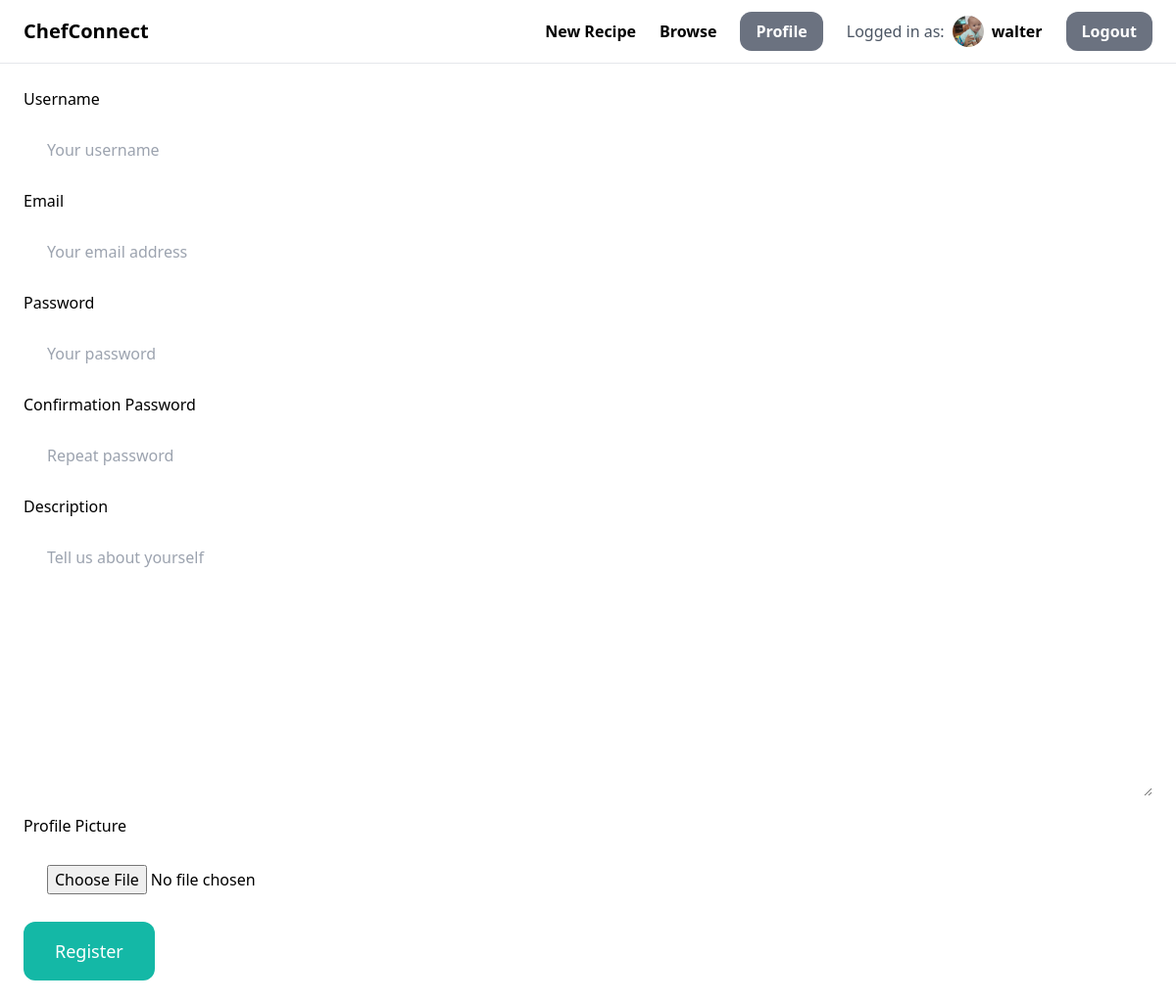
The page /users/register/ (signed in) on the database its author committed.
### users/models.py (models this page shows, shortened)
class CustomUser(AbstractUser):
    profile_picture = models.ImageField(upload_to="profile_pictures", blank=True, null=True)  # media/profile_pictures
    description = models.TextField(blank=True, null=True)

### users/views.py (the view)
# urls.py: path('register/', register_view, name="register"),
def register_view(request):
    if request.method == "POST":
        form = RegisterForm(request.POST, request.FILES)
        print("Form data:", request.POST)
        print("Form is valid:", form.is_valid())
        if not form.is_valid():
            print("Form errors:", form.errors)
        if form.is_valid():
            user = form.save()
            print(f"User created: {user.username}")
            print(f"User password hash: {user.password}")  # Check if password is hashed
            username = form.cleaned_data.get('username')
            password = form.cleaned_data.get('password1')
            print("username:", username, "password:", password)
            test_user = authenticate(username=username, password=password)
            print(f"Test authentication after registration: {test_user}")
            if test_user is None:
                from django.contrib.auth import get_user_model
                User = get_user_model()
                db_user = User.objects.filter(username=username).first()
                print(f"User in database: {db_user}")
                if db_user:
                    print(f"DB user password hash: {db_user.password}")
            return redirect("users:login")
    else:
        form = RegisterForm()
    return render(request, "users/register.html", {"form": form})

### users/forms.py
class RegisterForm(CustomUserCreationForm):
    class Meta:
        model = CustomUser
        fields = ("username", "email", "password1", "password2", "profile_picture", "description")
    username = forms.CharField(widget=forms.TextInput(attrs={
        'placeholder': 'Your username',
        'class': 'w-full py-4 px-6 rounded-xl'
    }))
    email = forms.EmailField(widget=forms.EmailInput(attrs={
        'placeholder': 'Your email address',
        'class': 'w-full py-4 px-6 rounded-xl'
    }))
    password1 = forms.CharField(widget=forms.PasswordInput(attrs={
        'placeholder': 'Your password',
        'class': 'w-full py-4 px-6 rounded-xl'
    }))
    password2 = forms.CharField(widget=forms.PasswordInput(attrs={
        'placeholder': 'Repeat password',
        'class': 'w-full py-4 px-6 rounded-xl'
    }))
    profile_picture = forms.ImageField(required=False, widget=forms.FileInput(attrs={
        'class': 'w-full py-4 px-6 rounded-xl'
    }))
    description = forms.CharField(required=False, widget=forms.Textarea(attrs={
        'placeholder': 'Tell us about yourself',
        'class': 'w-full py-4 px-6 rounded-xl'
    }))

### users/templates/users/register.html (shortened to what this page needs)
{% extends 'base.html' %}
{% block content%}
    <form method="POST" enctype="multipart/form-data" action="{% url 'users:register' %}">
        <div class="mb-3">
            <label class="inline-block mb-3">Username</label>
            {{ form.username }}
        </div>
        <div class="mb-3">
            <label class="inline-block mb-3">Email</label>
            {{ form.email }}
        </div>
        <div class="mb-3">
            <label class="inline-block mb-3">Password</label>
            {{ form.password1 }}
        </div>
        <div class="mb-3">
            <label class="inline-block mb-3">Confirmation Password</label>
            {{ form.password2 }}
        </div>
        <div class="mb-3">
            <label class="inline-block mb-3">Description</label>
            {{ form.description }}
        </div>
        <div class="mb-3">
            <label class="inline-block mb-3">Profile Picture</label>
            {{ form.profile_picture }}
        </div>
        <button type="submit" class="py-4 px-8 text-lg bg-teal-500 hover:bg-teal-700 rounded-xl text-white">Register</button>
    </form>
{% endblock%}

### chefconnect/templates/base.html (shortened to what this page needs)
{% load static %}
<!doctype html>
<html>
<head>
    <script src="https://cdn.tailwindcss.com"></script>
</head>
<body>
<nav class="py-3 px-6 flex justify-between items-center border-b border-gray-200">
    <a href="/" class="text-xl font-semibold">ChefConnect</a>
    <div class="space-x-6 flex items-center">
        <a href="{% url 'recipe:add_recipe' %}" class="text-base font-semibold hover:text-gray-500">New Recipe</a>
        <a href="" class="text-base font-semibold hover:text-gray-500">Browse</a>
        {% if request.user.is_authenticated %}
            <a href="{% url 'users:profile' %}"
               class="px-4 py-2 text-base font-semibold bg-gray-500 text-white rounded-xl hover:bg-gray-700">Profile</a>
            <div class="flex items-center space-x-2">
                <span class="text-gray-600">Logged in as:</span>
                <div class="flex items-center">
                    {% if request.user.profile_picture %}
                        <img src="{{ request.user.profile_picture.url }}" alt="Profile"
                             class="w-8 h-8 rounded-full object-cover">
                    {% else %}
                        <div class="w-8 h-8 rounded-full bg-gray-300 flex items-center justify-center">
                            <span class="text-gray-600">{{ request.user.username|first|upper }}</span>
                        </div>
                    {% endif %}
                    <span class="ml-2 font-semibold">{{ request.user.username }}</span>
                </div>
            </div>
            <a href="{% url 'users:logout' %}"
               class="px-4 py-2 text-base font-semibold bg-gray-500 text-white rounded-xl hover:bg-gray-700">Logout</a>
        {% else %}
            <a href="{% url 'users:register' %}"
               class="px-4 py-2 text-base font-semibold bg-teal-500 text-white rounded-xl hover:bg-teal-700">Sign up</a>
            <a href="{% url 'users:login' %}"
               class="px-4 py-2 text-base font-semibold bg-gray-500 text-white rounded-xl hover:bg-gray-700">Log in</a>
        {% endif %}
    </div>
</nav>
<div class="px-6 py-6">
    {% block content %}
    {% endblock %}
</div>
</body>
</html>

### rows shown on the page
CustomUser: user.profile_picture (picture), user.username "walter"
